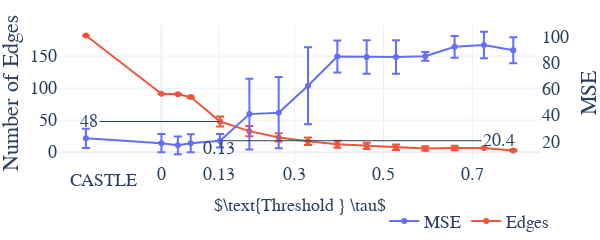

Here is the notebook cell this chart was saved with:
### Code cell
version = 'boston'
metric = 'MSE'

agg_stats = collect_results(version=version, metric=metric, dsets='100000', res_folder=results_folder, mat_folder=mats_folder)

sub = -0.17
agg_stats.loc[agg_stats['theta']==-1,'theta'] = sub

filter_theta = 0.8
filter_list = []
agg_stats = agg_stats[(agg_stats['theta']<=filter_theta) & (~round(agg_stats['theta'],3).isin(filter_list))]
display(agg_stats)

### Plot results
fig = plot_ly_lines(agg_stats,'MSE',height=200)

fig.update_layout(
    legend={
        'y':-0.58,
        'x':0.8,
        'orientation':"h",
        'xanchor': 'center',
        'yanchor': 'bottom'},
    font=dict(
        family='Serif',#"Courier New, monospace",
        size=18,
        # color="Black"
    ) ,
    margin=dict(
            l=10,
            r=10,
            b=0,
            t=25,
            pad=0
            ),   
)
# Set x-axis title
fig.update_xaxes(showgrid=True,title={'text':r'$\text{Threshold } \tau$','font':{'size':18#, 'family': 'Courier New, monospace',
}},tickvals=[a for sub in [[0,0.13],list(np.round(np.arange(0.3, max(agg_stats['theta']), 0.2),1))] for a in sub],
)

fig.add_annotation(x=0.02, y=-0.225,
            text="CASTLE",
            showarrow=False,
            yshift=0,
            xref='paper',
            yref='paper',)
            
chosen_tau=0.13

fig.add_annotation(x=chosen_tau, y=20.363,
            text=str(chosen_tau),
            showarrow=True,
            yshift=-149,#-202,
            xref='x',ax=0,
            yref='paper',ay=0)
fig.add_annotation(x=chosen_tau, y=20.363,
            text=str(20.4),
            showarrow=True,
            yshift=0,
            xref='x',ax=280,
            yref='y2',ay=0)
fig.add_annotation(x=chosen_tau, y=47.8,
            text=str(48),
            showarrow=True,
            yshift=0,
            xref='x',ax=-130,
            yref='y',ay=0)
            
fig.show()

if not os.path.exists(output_folder):
    os.mkdir(output_folder)

out_path = os.path.join(output_folder,f"plot_tauoptim_{version}.png")

if save_figs:
    import kaleido
    fig.write_image(out_path)

### Figure 1 — Plotly figure (JSON) as saved in the notebook; plotly's stock layout.template omitted (floating-point values rounded to 4 significant figures)
{"data": [{"error_y": {"array": [7.387, 7.043, 6.784, 6.869, 5.234, 27.21, 27.31, 29.58, 12.28, 12.86, 12.87, 3.362, 8.357, 10.11, 10.01], "type": "data", "visible": true}, "name": "MSE", "type": "scatter", "x": [-0.17, 0, 0.037, 0.066, 0.132, 0.198, 0.264, 0.33, 0.396, 0.462, 0.528, 0.594, 0.66, 0.726, 0.792], "xaxis": "x", "y": [22.23, 18.51, 16.82, 18.44, 20.36, 40.77, 41.88, 62.5, 85.0, 84.61, 84.6, 85.13, 92.36, 93.78, 89.78], "yaxis": "y2"}, {"error_y": {"array": [0, 0, 0.527, 1.291, 7.943, 8.098, 6.39, 5.916, 5.416, 4.805, 4.252, 3.416, 3.519, 0.527, 1.291], "type": "data", "visible": true}, "name": "Edges", "type": "scatter", "x": [-0.17, 0, 0.037, 0.066, 0.132, 0.198, 0.264, 0.33, 0.396, 0.462, 0.528, 0.594, 0.66, 0.726, 0.792], "xaxis": "x", "y": [182, 91, 90.5, 86, 47.8, 32.8, 23, 17, 12.2, 9.8, 7.8, 5.667, 6.667, 6.5, 2.667], "yaxis": "y"}], "layout": {"annotations": [{"showarrow": false, "text": "CASTLE", "x": 0.02, "xref": "paper", "y": -0.225, "yref": "paper", "yshift": 0}, {"ax": 0, "ay": 0, "showarrow": true, "text": "0.13", "x": 0.13, "xref": "x", "y": 20.36, "yref": "paper", "yshift": -149}, {"ax": 280, "ay": 0, "showarrow": true, "text": "20.4", "x": 0.13, "xref": "x", "y": 20.36, "yref": "y2", "yshift": 0}, {"ax": -130, "ay": 0, "showarrow": true, "text": "48", "x": 0.13, "xref": "x", "y": 47.8, "yref": "y", "yshift": 0}], "autosize": true, "font": {"family": "Serif", "size": 18}, "height": 200, "legend": {"orientation": "h", "x": 0.8, "xanchor": "center", "y": -0.58, "yanchor": "bottom"}, "margin": {"b": 0, "l": 10, "pad": 0, "r": 10, "t": 25}, "title": {"text": ""}, "width": 600, "xaxis": {"anchor": "y", "domain": [0, 0.94], "showgrid": true, "tickvals": [0, 0.13, 0.3, 0.5, 0.7], "title": {"font": {"size": 18}, "text": "$\\text{Threshold } \\tau$"}}, "yaxis": {"anchor": "x", "domain": [0, 1], "title": {"text": "Number of Edges"}}, "yaxis2": {"anchor": "x", "nticks": 6, "overlaying": "y", "showgrid": false, "side": "right", "title": {"text": "MSE"}, "zeroline": false}}}
